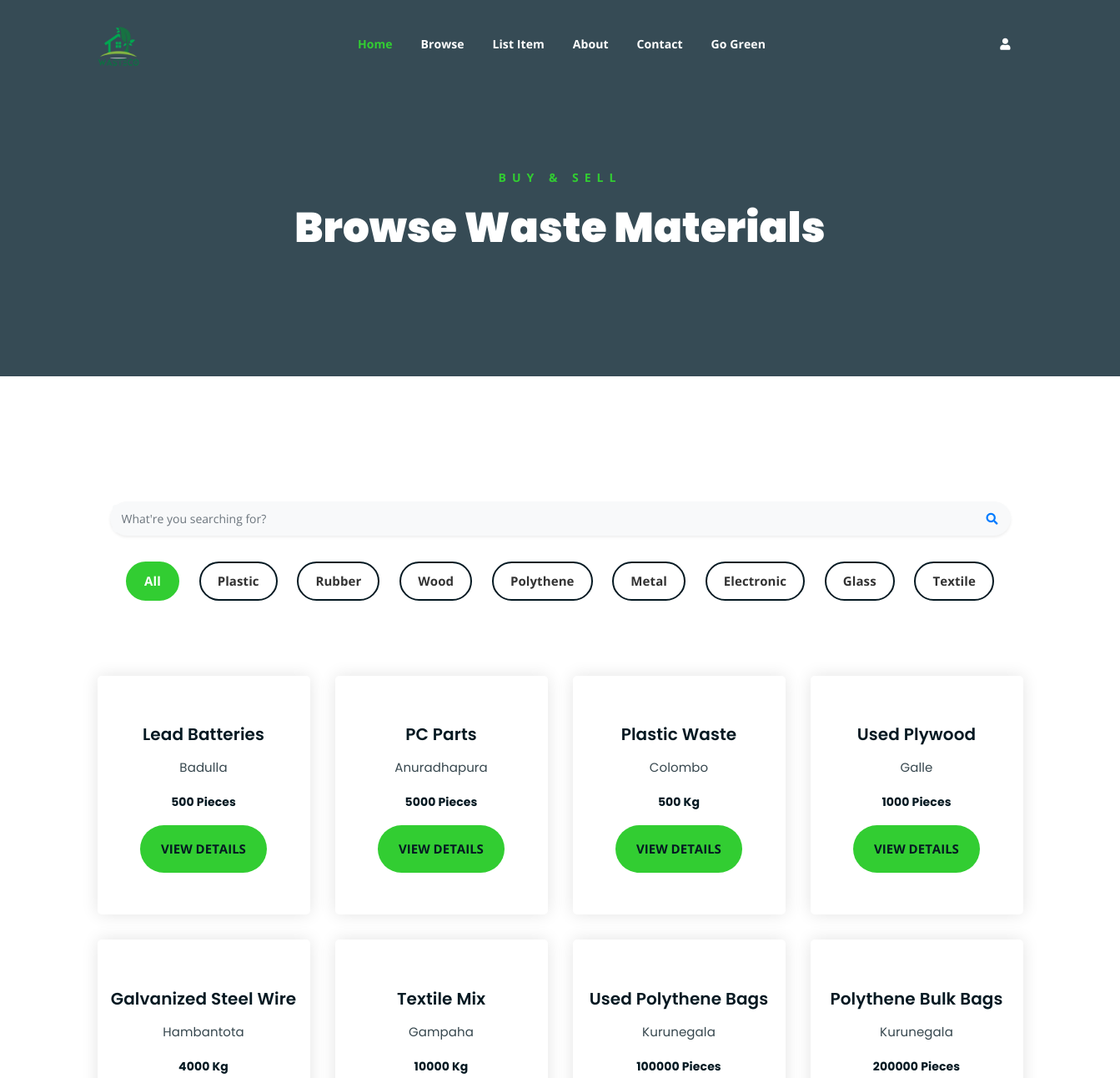
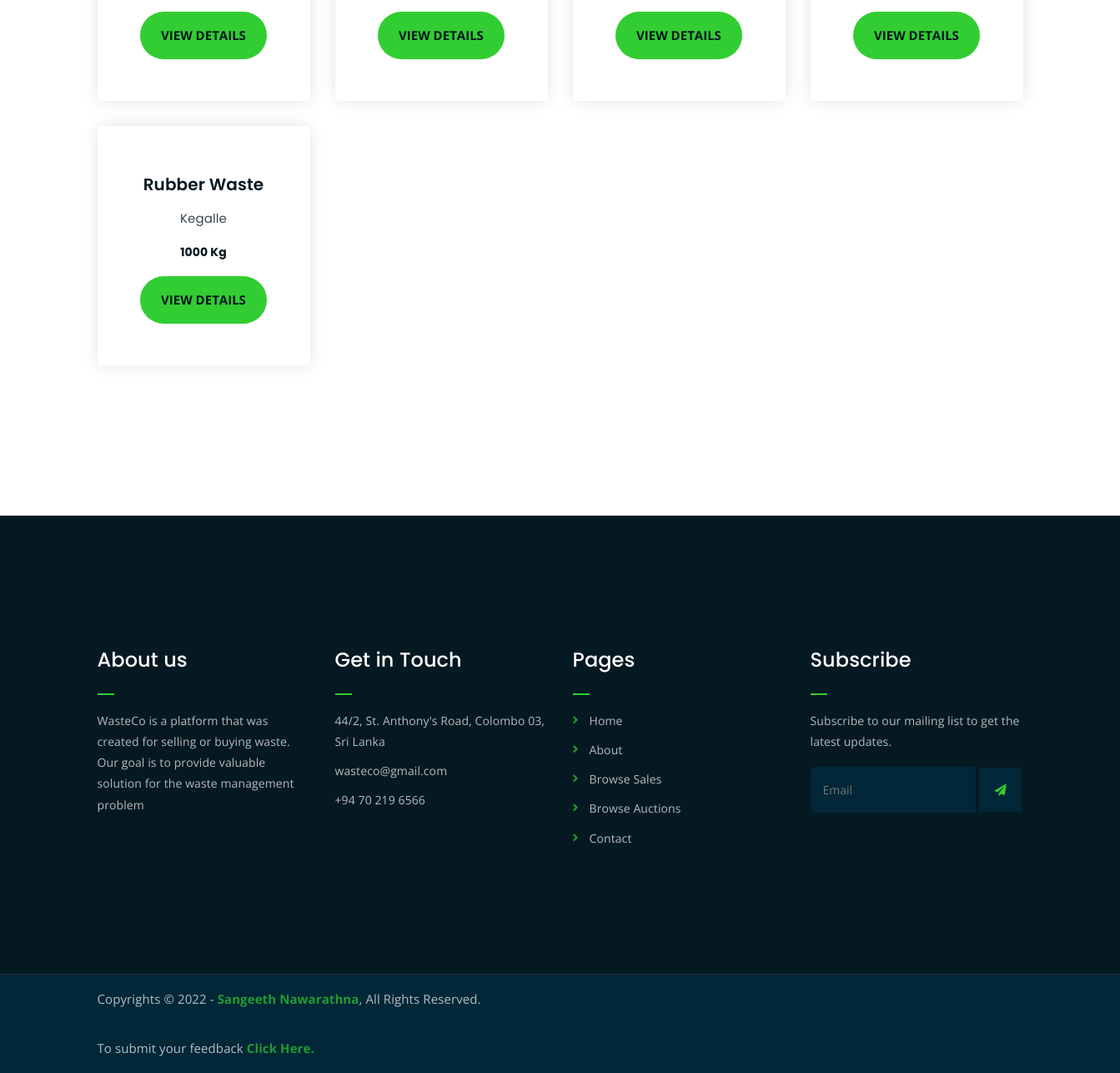
The app's page /browseBid.php with its own data (2 pictures, top to bottom).
### tables this page shows
CREATE TABLE `bidp` (
  `bidID` int(11) NOT NULL,
  `date` date DEFAULT NULL,
  `title` varchar(30) NOT NULL,
  `type` varchar(20) NOT NULL,
  `qty` varchar(20) NOT NULL,
  `image` varchar(100) NOT NULL,
  `detail` varchar(1000) NOT NULL,
  `email` varchar(50) NOT NULL,
  `location` varchar(20) NOT NULL,
  `sellerID` int(11) NOT NULL,
  `sellerName` varchar(50) NOT NULL,
  `startP` int(11) NOT NULL,
  `currentBid` int(11) DEFAULT NULL,
  `bidderID` int(11) DEFAULT NULL,
  `bidderName` varchar(30) DEFAULT NULL,
  `contact` int(15) NOT NULL,
  `bidderContact` int(15) NOT NULL,
  `bidderLocation` varchar(50) NOT NULL,
  `status` varchar(10) NOT NULL
);

### bidComponent.php (the view)
<?php
function bidComponent($productName, $productPrice, $productAmount, $productImage, $productType, $productLocation, $prodcutID)
{
    $element = "
        <div class=\"col-lg-3 col-md-6 text-center $productType\">
                <form action=\"productDescBid.php\" method=\"post\">
                    <div class=\"single-product-item\">
                        <div class=\"product-image\">
                            <img src=\"$productImage\" alt=\"\">
                        </div>
                        <h3>$productName</h3>
                        <p class=\"product-price\"><span>$productLocation</span></p>
                        <h4 class=\"product-price\"> $productPrice</h4>
                        <h6 class=\"product-price\"> $productAmount </h6>
                        <input type='hidden' name='bidID'  value='$prodcutID'>
                        <input class=\"button\" type=\"submit\" name=\"addBid\" value=\"View Details\">
                    </div>
                </form>
            </div>
    ";
    echo $element;
}
?>

### browseBid.php (shortened to what this page needs)
<!DOCTYPE html>
<html lang="en">
<head>
    <link rel="stylesheet" href="assets/css/all.min.css">
    <link rel="stylesheet" href="assets/bootstrap/css/bootstrap.min.css">
    <link rel="stylesheet" href="assets/css/owl.carousel.css">
    <link rel="stylesheet" href="assets/css/magnific-popup.css">
    <link rel="stylesheet" href="assets/css/animate.css">
    <link rel="stylesheet" href="assets/css/meanmenu.min.css">
    <link rel="stylesheet" href="assets/css/main.css">
    <link rel="stylesheet" href="assets/css/responsive.css">
</head>
<body>
<?php
include './templates/header.php';
include './templates/browsetop.php';
include './templates/bidproducts.php';
include './templates/footer.php';
include './templates/copyright.php';
?>
</body>
</html>

### templates/header.php (shortened to what this page needs)
<div class=" top-header-area" id="sticker">
    <div class="container">
        <div class="row">
            <div class="col-lg-12 col-sm-12 text-center">
                <div class="main-menu-wrap">
                    <div class="site-logo">
                        <a href="index.php">
                            <img src="assets/img/logo1.png" alt="" height="50px" width="50px">
                        </a>
                    </div>
                    <nav class="main-menu">
                        <ul>
                            <li class="current-list-item"><a href="index.php">Home</a></li>
                            <li><a href="#">Browse</a>
                            </li>
                            <li><a href="#">List Item</a>
                            </li>
                            <li><a href="about.php">About</a></li>
                            <li><a href="contact.php">Contact</a></li>
                            <li><a href="http://localhost:8501/">Go Green</a></li>
                            <li>
                                <div class="header-icons">
                            <li><a class="shopping-cart" href="#"><i class="fas fa-user"></i>
                                </a></li>
                </div>
                </li>
                </ul>
                </nav>
            </div>
        </div>
    </div>
</div>
</div>

### templates/browsetop.php
<div class="breadcrumb-section breadcrumb-bg">
	<div class="container">
		<div class="row">
			<div class="col-lg-8 offset-lg-2 text-center">
				<div class="breadcrumb-text">
					<p>Buy & Sell</p>
					<h1>Browse Waste Materials</h1>
				</div>
			</div>
		</div>
	</div>
</div>

### templates/bidproducts.php (shortened to what this page needs)
<?php
require_once('bidComponent.php');
?>
<div class="product-section mt-150 mb-150">
    <div class="container">
        <div class="container">
            <form action="" method="post">
                <div class="p-1 bg-light rounded rounded-pill shadow-sm mb-4">
                    <div class="input-group">
                        <input type="search" placeholder="What're you searching for?" aria-describedby="button-addon1"
                               class="form-control border-0 bg-light" name="bidSearch">
                        <div class="input-group-append">
                            <button id="button-addon1" type="submit" class="btn btn-link text-primary" name="searchBid">
                                <i
                                        class="fa fa-search"></i></button>
                        </div>
                    </div>
                </div>
            </form>
        </div>
        <div class="row">
            <div class="col-md-12">
                <div class="product-filters">
                    <ul>
                        <li class="active" data-filter="*">All</li>
                        <li data-filter=".plastic">Plastic</li>
                        <li data-filter=".rubber">Rubber</li>
                        <li data-filter=".wood">Wood</li>
                        <li data-filter=".polythene">Polythene</li>
                        <li data-filter=".metal">Metal</li>
                        <li data-filter=".electronic">Electronic</li>
                        <li data-filter=".glass">Glass</li>
                        <li data-filter=".textile">Textile</li>
                    </ul>
                </div>
            </div>
        </div>
        <div class="row product-lists">
            <?php
            if (isset($_POST['searchBid'])) {
                $name = $_POST['bidSearch'];
                $con = mysqli_connect("localhost:3306", "root", "", "wasteco");
                $sql = "SELECT * FROM bidp WHERE title LIKE '$name%'";
                $query_run = mysqli_query($con, $sql);
                while ($row = mysqli_fetch_assoc($query_run)) {
                    if ($row['status'] == 'open') {
                        $image = "biddingImages/" . $row['image'];
                        $_SESSION['bidID'] = $row['bidID'];
                        bidComponent($row['title'], $row['price'], $row['qty'], $image, $row['type'], $row['location'], $row['bidID']);
                    }
                }
            } else {
                $con = mysqli_connect("localhost:3306", "root", "", "wasteco");
                $sql = "SELECT * FROM bidp ORDER BY bidID DESC";
                $query_run = mysqli_query($con, $sql);
                while ($row = mysqli_fetch_assoc($query_run)) {
                    if ($row['status'] == 'open') {
                        $image = "biddingImages/" . $row['image'];
                        bidComponent($row['title'], $row['price'], $row['qty'], $image, $row['type'], $row['location'], $row['bidID']);
                    }
                }
            }
            ?>
        </div>
    </div>
</div>

### templates/footer.php
<div class="footer-area">
    <div class="container">
        <div class="row">
            <div class="col-lg-3 col-md-6">
                <div class="footer-box about-widget">
                    <h2 class="widget-title">About us</h2>
                    <p>WasteCo is a platform that was created for selling or buying waste. Our goal is to provide
                        valuable solution for the waste management problem</p>
                </div>
            </div>
            <div class="col-lg-3 col-md-6">
                <div class="footer-box get-in-touch">
                    <h2 class="widget-title">Get in Touch</h2>
                    <ul>
                        <li>44/2, St. Anthony's Road, Colombo 03, Sri Lanka</li>
                        <li>wasteco@gmail.com</li>
                        <li>+94 70 219 6566</li>
                    </ul>
                </div>
            </div>
            <div class="col-lg-3 col-md-6">
                <div class="footer-box pages">
                    <h2 class="widget-title">Pages</h2>
                    <ul>
                        <li><a href="index.php">Home</a></li>
                        <li><a href="about.php">About</a></li>
                        <li><a href="../browseSale.php">Browse Sales</a></li>
                        <li><a href="../browseBid.php">Browse Auctions</a></li>
                        <li><a href="../contact.php">Contact</a></li>
                    </ul>
                </div>
            </div>
            <div class="col-lg-3 col-md-6">
                <div class="footer-box subscribe">
                    <h2 class="widget-title">Subscribe</h2>
                    <p>Subscribe to our mailing list to get the latest updates.</p>
                    <form action="index.php">
                        <input type="email" placeholder="Email">
                        <button type="submit"><i class="fas fa-paper-plane"></i></button>
                    </form>
                </div>
            </div>
        </div>
    </div>
</div>

### templates/copyright.php
<div class="copyright">
    <div class="container">
        <div class="row">
            <div class="col-lg-6 col-md-12">
                <p>Copyrights &copy; 2022 - <a href="#">Sangeeth Nawarathna</a>, All Rights
                    Reserved.<br>
                <p class="subtitle">To submit your feedback <a href="https://forms.gle/1ofFrPXFeGt3UBjb7">Click
                        Here.</a></p>
            </div>
            <div class="col-lg-6 text-right col-md-12">
            </div>
        </div>
    </div>
</div>

### records on screen
bidp: title "Lead Batteries", location "Badulla", qty "500 Pieces"
bidp: title "PC Parts", location "Anuradhapura", qty "5000 Pieces"
bidp: title "Plastic Waste", location "Colombo", qty "500 Kg"
bidp: title "Used Plywood", location "Galle", qty "1000 Pieces"
bidp: title "Galvanized Steel Wire", location "Hambantota", qty "4000 Kg"
bidp: title "Textile Mix", location "Gampaha", qty "10000 Kg"
bidp: title "Used Polythene Bags", location "Kurunegala", qty "100000 Pieces"
bidp: title "Polythene Bulk Bags", location "Kurunegala", qty "200000 Pieces"
bidp: title "Rubber Waste", location "Kegalle", qty "1000 Kg"
